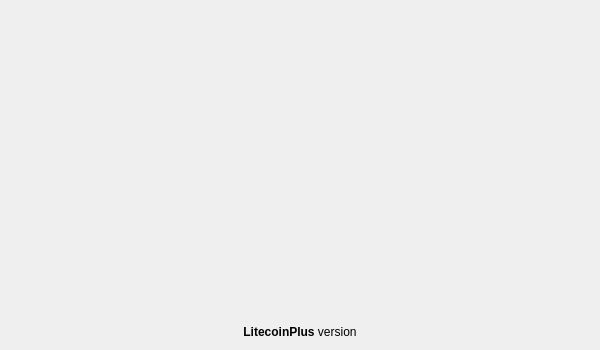
<?xml version="1.0" encoding="UTF-8"?>
<ui version="4.0">
 <class>Splash</class>
 <widget class="QDialog" name="Splash">
  <property name="geometry">
   <rect>
    <x>0</x>
    <y>0</y>
    <width>600</width>
    <height>350</height>
   </rect>
  </property>
  <property name="font">
   <font>
    <family>Ubuntu</family>
   </font>
  </property>
  <property name="windowTitle">
   <string>About LitecoinPlus</string>
  </property>
  <layout class="QHBoxLayout" name="horizontalLayout_2">
   <item>
    <layout class="QVBoxLayout" name="verticalLayout_2">
     <item>
      <spacer name="verticalSpacer_2">
       <property name="orientation">
        <enum>Qt::Vertical</enum>
       </property>
       <property name="sizeHint" stdset="0">
        <size>
         <width>20</width>
         <height>40</height>
        </size>
       </property>
      </spacer>
     </item>
     <item>
      <layout class="QHBoxLayout" name="horizontalLayout">
       <item>
        <widget class="QLabel" name="label">
         <property name="cursor">
          <cursorShape>IBeamCursor</cursorShape>
         </property>
         <property name="text">
          <string>&lt;b&gt;LitecoinPlus&lt;/b&gt; version</string>
         </property>
         <property name="alignment">
          <set>Qt::AlignCenter</set>
         </property>
         <property name="textInteractionFlags">
          <set>Qt::LinksAccessibleByMouse|Qt::TextSelectableByKeyboard|Qt::TextSelectableByMouse</set>
         </property>
        </widget>
       </item>
      </layout>
     </item>
    </layout>
   </item>
  </layout>
 </widget>
 <resources>
  <include location="../bitcoin.qrc"/>
 </resources>
 <connections/>
</ui>
